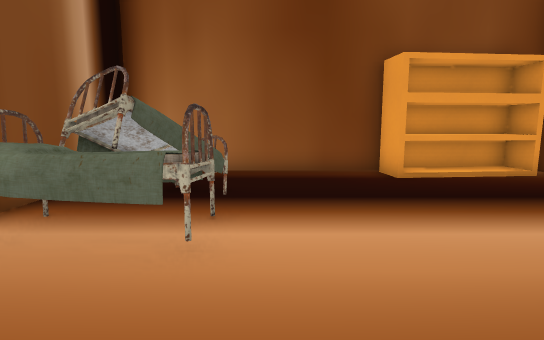
view 1 (above)

22 first-person views from a walk through a level from a Godot 3-D game. The camera is 1.4 m above the floor, tilts 8° down and sees 80° across. Doors that lead somewhere are drawn open, without their leaves. The floor is counted in squares, 1 m on a side. Each view is taken from the middle of a square. On the plan, view 1 faces up. The plan holds only what a view shows up to about 15 squares ahead; the rest is blank. The place goes on beyond the plan. Characters and animated objects are left out. Some surface patterns are stand-ins.

view 2
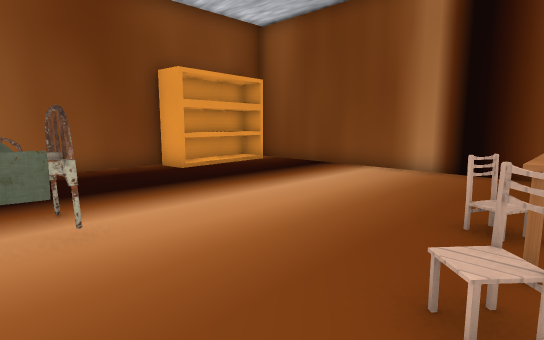

view 3
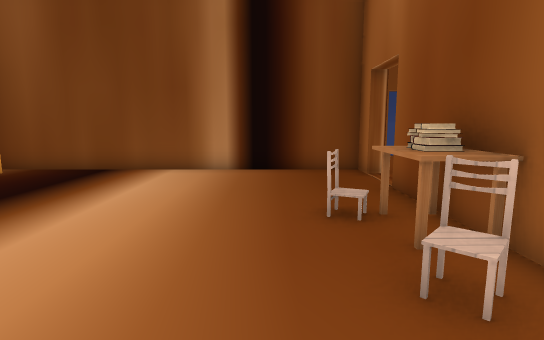

view 4
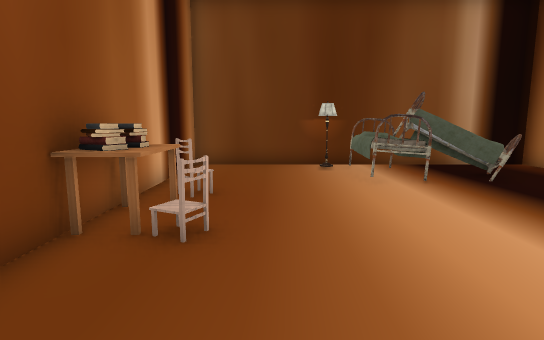

view 5
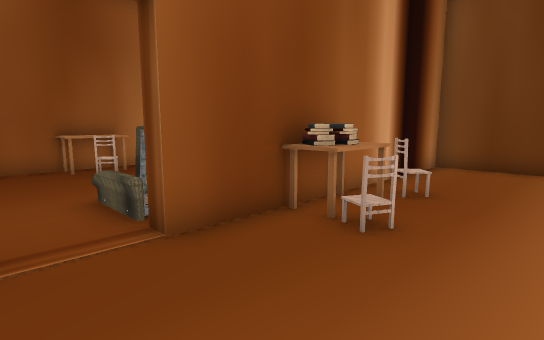

view 6
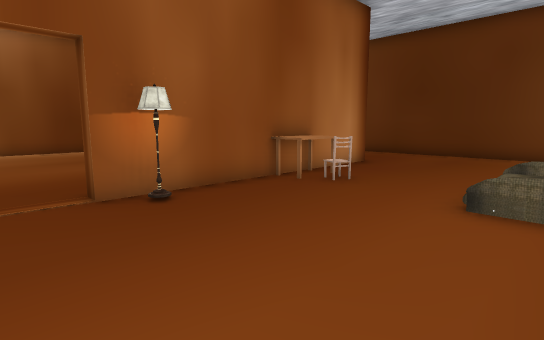

view 7
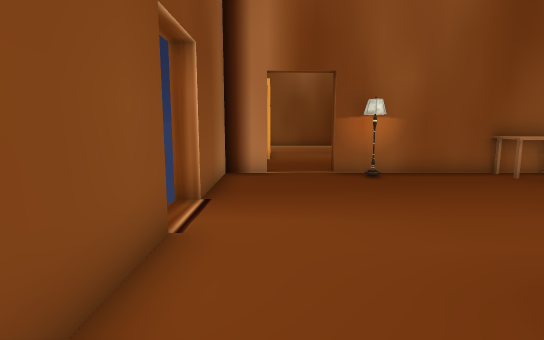

view 8
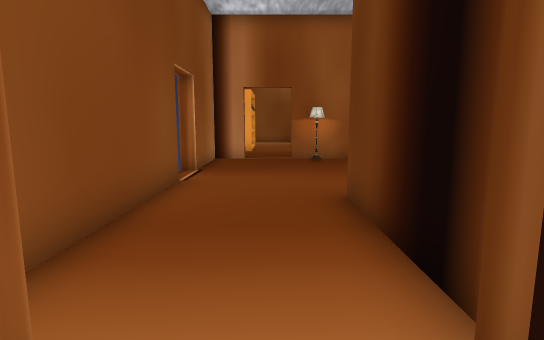

view 9
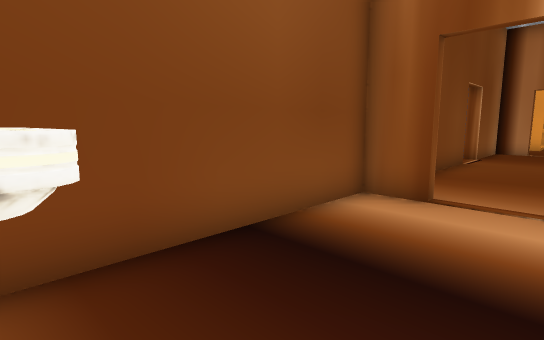

view 10
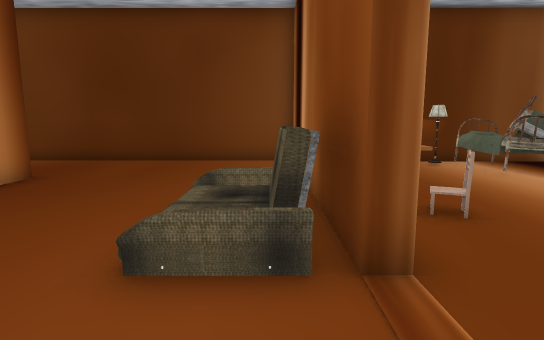

view 11
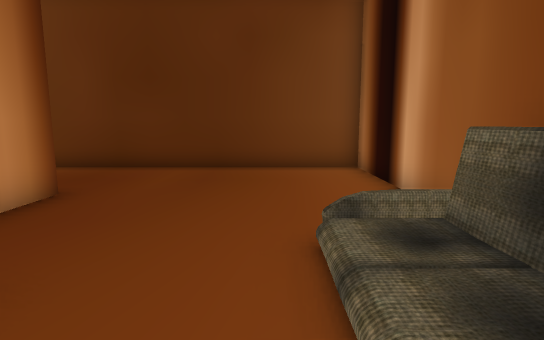

view 12
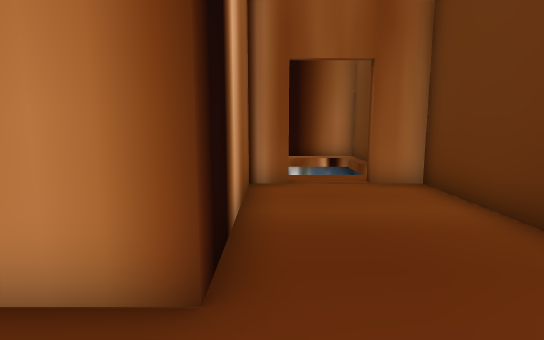

view 13
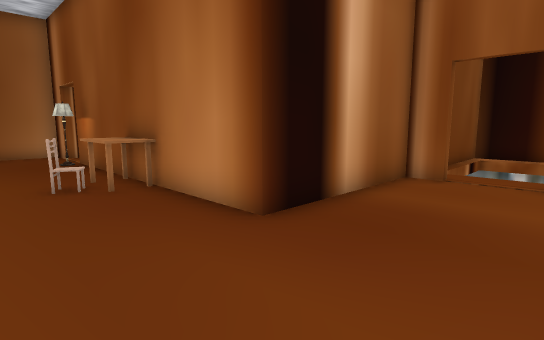

view 14
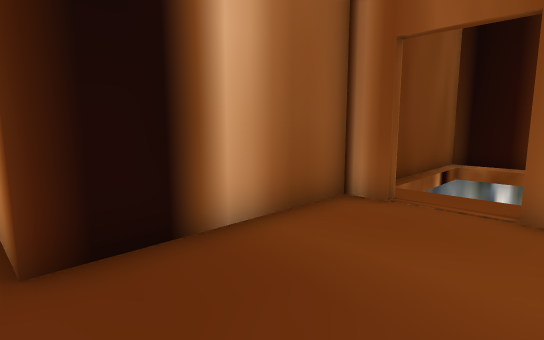

view 15
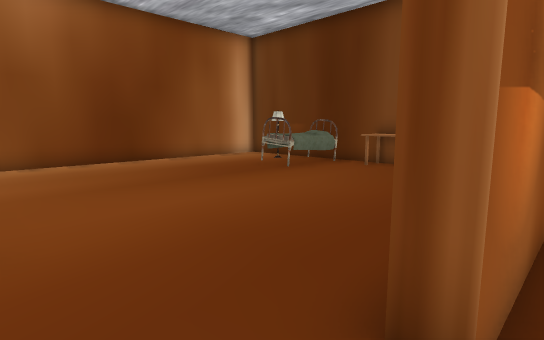

view 16
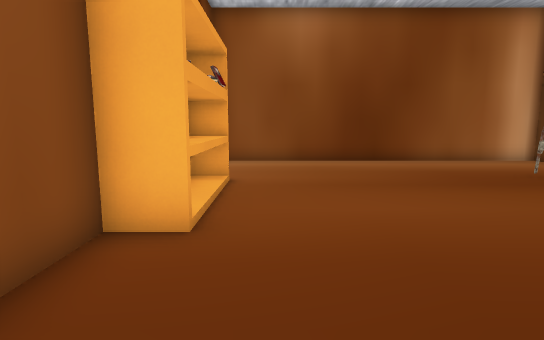

view 17
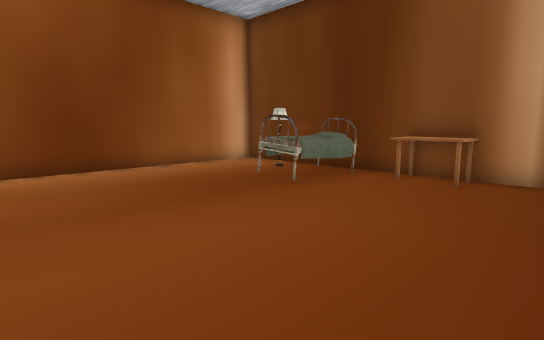

view 18
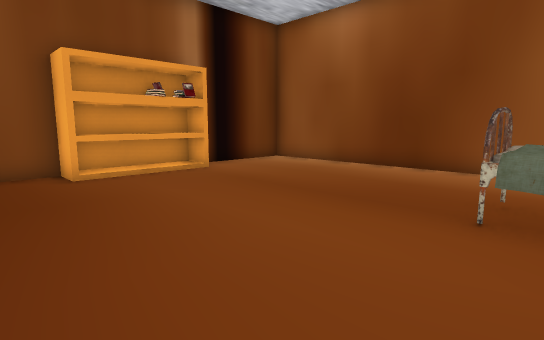

view 19
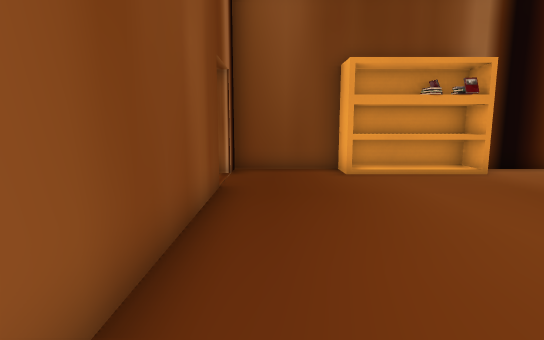

view 20
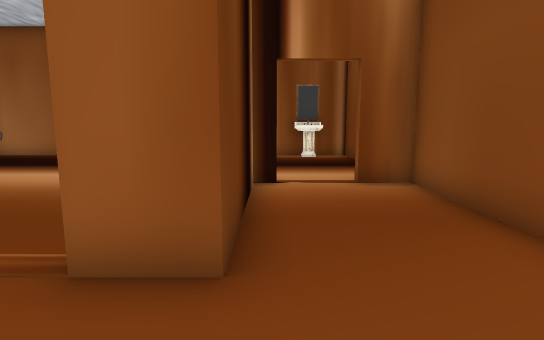

view 21
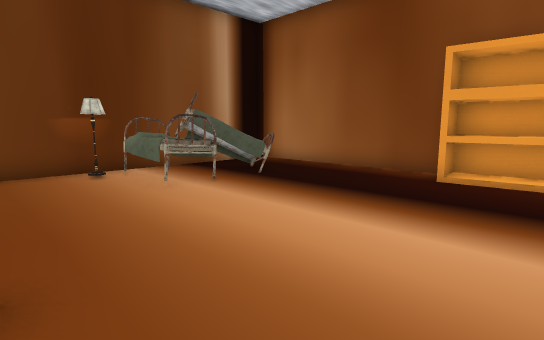

view 22
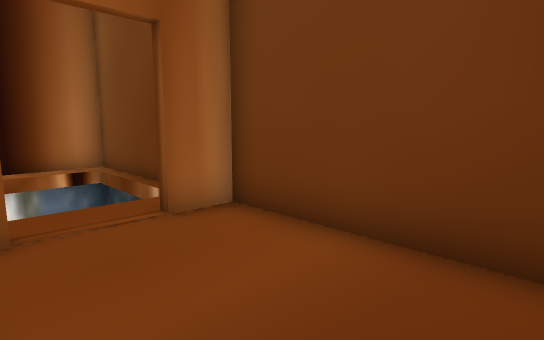

### Floor plan
Key: @ floor where view 1 was taken; # wall or solid block; x gap in a wall; . main floor; : floor 0.25 m higher than the main floor; D open door; v drop or lower ground; S shelf; B bed; C chair; K books; L lamp; F sofa; T table; I sink.
Columns run from 5 left of view 1 to 13 right of it. Each row starts with its distance up from view 1.
 10 ###################
  9 #.......SSSSS#.II.#
  8 #............#....#
  7 #..BB........#....#
  6 #.BB.........#....#
  5 #.BBB........#....#
  4 #.BBB........#....#
  3 #.L..........##..##
  2 #............#....#
  1 #............#....#
  0 #....@..C....#....#
 -1 #.....CKK....#....#
 -2 ###########..#....#
 -3 #....  FFFF.......#
 -4 #.......:::.......D
 -5 #.................D
 -6 #.................x
 -7 #.................#
 -8 #.......TC........#
 -9 #.......TT...L....#
-10 #....##########..##
-11 #....# ..........#
-12 #....#...........#
-13 #....#T.........S#
-14 #....TT.........SS
-15 ##..##T.........SS
-16  vvvv#BBB.......SS
-17  v  v#BBB.......S#
-18 #v  v#...........#
-19 #v  v#L..........#
-20 #v  v#...........#
-21 #....#...........#
-22 ##################

Positions as (right, up) in squares from view 1, and headings:
1: (0, 0), facing up
2: (-2, -1), facing up-right
3: (-2, 1), facing right
4: (7, 1), facing left
5: (7, 2), facing down-left
6: (11, -3), facing down-left
7: (11, 0), facing down
8: (10, 4), facing down
9: (9, 9), facing down-right
10: (8, -3), facing left
11: (6, -5), facing left
12: (-1, -7), facing down
13: (-4, -6), facing down-right
14: (-4, -9), facing down-right
15: (11, -9), facing down-left
16: (10, -9), facing down
17: (9, -11), facing down-left
18: (2, -11), facing down-right
19: (2, -11), facing right
20: (9, -5), facing up
21: (6, 0), facing up-left
22: (-1, -10), facing down-left
